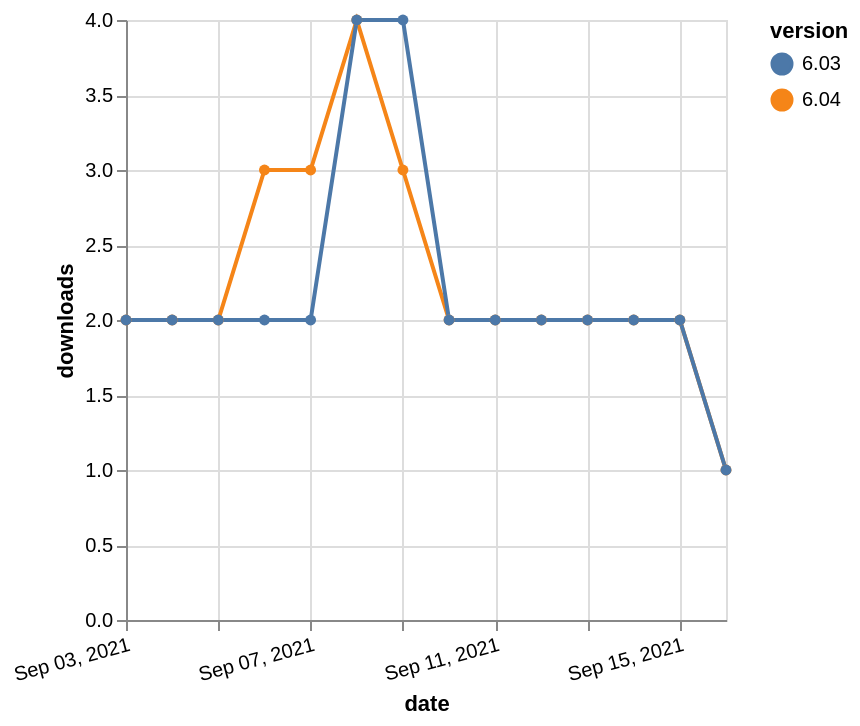

Vega-Lite specification for this chart:
### Vega-Lite specification from a JSON file in a GitHub repository (floating-point values rounded to 4 significant figures)
{"$schema": "https://vega.github.io/schema/vega-lite/v5.json", "description": "A simple bar chart with embedded data.", "data": {"values": [{"date": "2021-09-03", "total": 1843, "delta": 2, "version": "6.04"}, {"date": "2021-09-04", "total": 1845, "delta": 2, "version": "6.04"}, {"date": "2021-09-05", "total": 1847, "delta": 2, "version": "6.04"}, {"date": "2021-09-06", "total": 1850, "delta": 3, "version": "6.04"}, {"date": "2021-09-07", "total": 1853, "delta": 3, "version": "6.04"}, {"date": "2021-09-08", "total": 1857, "delta": 4, "version": "6.04"}, {"date": "2021-09-09", "total": 1860, "delta": 3, "version": "6.04"}, {"date": "2021-09-10", "total": 1862, "delta": 2, "version": "6.04"}, {"date": "2021-09-11", "total": 1864, "delta": 2, "version": "6.04"}, {"date": "2021-09-12", "total": 1866, "delta": 2, "version": "6.04"}, {"date": "2021-09-13", "total": 1868, "delta": 2, "version": "6.04"}, {"date": "2021-09-14", "total": 1870, "delta": 2, "version": "6.04"}, {"date": "2021-09-15", "total": 1872, "delta": 2, "version": "6.04"}, {"date": "2021-09-16", "total": 1873, "delta": 1, "version": "6.04"}, {"date": "2021-09-03", "total": 2171, "delta": 2, "version": "6.03"}, {"date": "2021-09-04", "total": 2173, "delta": 2, "version": "6.03"}, {"date": "2021-09-05", "total": 2175, "delta": 2, "version": "6.03"}, {"date": "2021-09-06", "total": 2177, "delta": 2, "version": "6.03"}, {"date": "2021-09-07", "total": 2179, "delta": 2, "version": "6.03"}, {"date": "2021-09-08", "total": 2183, "delta": 4, "version": "6.03"}, {"date": "2021-09-09", "total": 2187, "delta": 4, "version": "6.03"}, {"date": "2021-09-10", "total": 2189, "delta": 2, "version": "6.03"}, {"date": "2021-09-11", "total": 2191, "delta": 2, "version": "6.03"}, {"date": "2021-09-12", "total": 2193, "delta": 2, "version": "6.03"}, {"date": "2021-09-13", "total": 2195, "delta": 2, "version": "6.03"}, {"date": "2021-09-14", "total": 2197, "delta": 2, "version": "6.03"}, {"date": "2021-09-15", "total": 2199, "delta": 2, "version": "6.03"}, {"date": "2021-09-16", "total": 2200, "delta": 1, "version": "6.03"}]}, "width": "container", "mark": {"type": "line", "point": {"filled": true}}, "encoding": {"x": {"field": "date", "type": "temporal", "timeUnit": "yearmonthdate", "title": "date", "axis": {"labelAngle": -15}}, "y": {"field": "delta", "type": "quantitative", "title": "downloads"}, "color": {"field": "version", "type": "nominal"}, "tooltip": {"field": "delta"}}}
